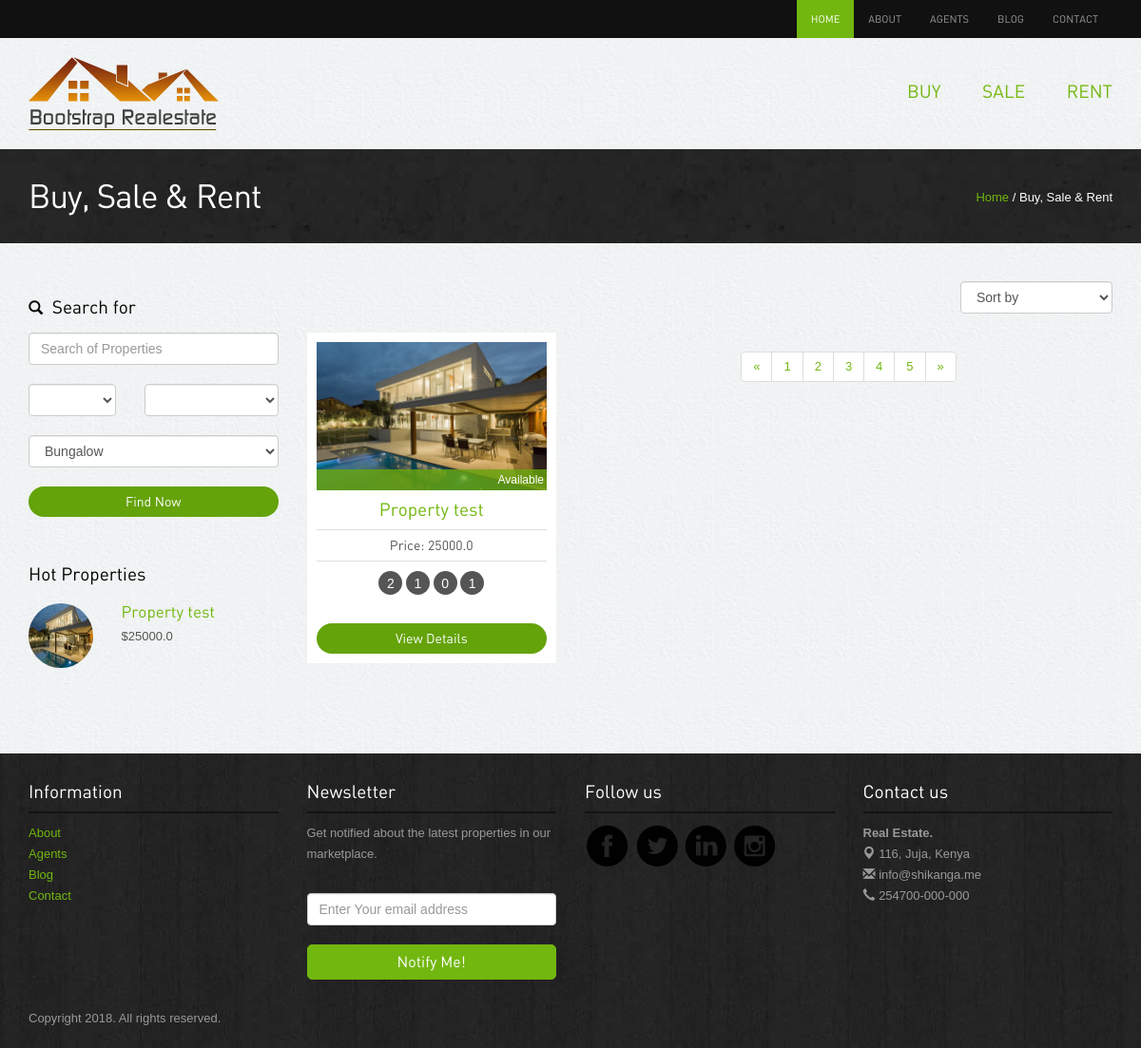
The app's page /property/list.html with its own data.
### property/models.py (models this page shows, shortened)
class Property(models.Model) :
    name = models.CharField(max_length=100)
    agent = models.ForeignKey(Agent, on_delete=models.SET_NULL, null=True, verbose_name='Agent')
    price = models.FloatField(verbose_name='Property Price')
    description = models.TextField(verbose_name='Property Details')
    location = models.CharField(max_length=200, verbose_name='Property Location')
    property_type = models.ForeignKey(PropertyType, on_delete=models.SET_NULL, null=True, verbose_name='Property Type')
    sale_type = models.CharField(max_length=100, verbose_name='Type of Sale')
    date_added = models.DateField(default=timezone.now, verbose_name='Date Registered')
    bedrooms = models.IntegerField(default=0, verbose_name='Number of Bedrooms')
    kitchens = models.IntegerField(default=0, verbose_name='Number of Kitchens')
    living_rooms = models.IntegerField(default=0, verbose_name='Number of Living Rooms')
    parking = models.IntegerField(default=0, verbose_name='Number of Parking Lots')
    picture_1 = models.ImageField(upload_to=os.path.join("media", "property"))
    picture_2 = models.ImageField(blank=True, null=True, upload_to=os.path.join("media", "property"))
    picture_3 = models.ImageField(blank=True, null=True, upload_to=os.path.join("media", "property"))
    picture_4 = models.ImageField(blank=True, null=True, upload_to=os.path.join("media", "property"))
    availability = models.BooleanField(default=True)
    class Meta :
        verbose_name_plural = 'Properties'
        ordering =['name', 'price']

### property/views.py (the view)
# urls.py: path('list.html', views.PropertyListView.as_view(), name='list'),
class PropertyListView(ListView):
    paginate_by = 10
    extra_context = {
        'hot_property_list': hot_properties(4)
    }
    def get_queryset(self):
        name = self.request.GET.get("name")
        property_type = self.request.GET.get("property_type")
        min_price = self.request.GET.get("min")
        max_price = self.request.GET.get("max")
        property_list = Property.objects.all()
        if name is not None:
            property_list = property_list.filter(name__icontains=name)
        if property_type is not None:
            property_list = property_list.filter(property_type=property_type)
        if min_price is not None and min_price is not "":
            property_list = property_list.filter(price__gte=float(min_price))
        if max_price is not None and max_price is not "":
            property_list = property_list.filter(price__lte=float(max_price))
        return property_list
    model = Property

### real_estate/context_processor.py (called while the page is built)
def site_details(request):
    context_data = dict()
    context_data['custom_site_name'] = "Real Estate"
    context_data['custom_site_author'] = "Jerry Shikanga"
    context_data['custom_site_keywords'] = "real estate, project"
    context_data['custom_site_telephone'] = '254700-000-000'
    context_data['custom_site_email'] = 'info@shikanga.me'
    context_data['custom_site_address'] = '116, Juja, Kenya'
    context_data['property_type_list'] = PropertyType.objects.all()
    return context_data

### templates/property/property_list.html (shortened to what this page needs)
{% extends 'base.html' %}
{% load static %}
{% block content %}
<div class="inside-banner">
  <div class="container">
    <span class="pull-right"><a href="index.php">Home</a> / Buy, Sale & Rent</span>
    <h2>Buy, Sale & Rent</h2>
</div>
</div>
<div class="container">
<div class="properties-listing spacer">
<div class="row">
<div class="col-lg-3 col-sm-4 ">
  <div class="search-form"><h4><span class="glyphicon glyphicon-search"></span> Search for</h4>
    <form method="get" action="{% url 'property:list' %}">
            <input type="text" class="form-control" placeholder="Search of Properties" name="name">
    <div class="row">
            <div class="col-lg-5">
              <select class="form-control" name="min">
                  <option value=""></option>
                  <option value="0">$0</option>
              </select>
            </div>
            <div class="col-lg-7">
              <select class="form-control" name="max">
                <option value=""></option>
                <option value="100000">$100, 000</option>
              </select>
            </div>
          </div>
          <div class="row">
          <div class="col-lg-12">
              <select class="form-control" name="property_type">
                  {% for type in property_type_list %}
                      <option value="{{ type.id }}">{{ type.name }}</option>
                  {% endfor %}
              </select>
              </div>
          </div>
          <button class="btn btn-primary" type="submit">Find Now</button>
    </form>
  </div>
    <div class="hot-properties hidden-xs">
        <h4>Hot Properties</h4>
        {% for property in hot_property_list %}
            <div class="row">
                <div class="col-lg-4 col-sm-5">
                    <img src="{{ MEDIA_URL }}{{ property.picture_1 }}" class="img-responsive img-circle" alt="properties">
                </div>
                <div class="col-lg-8 col-sm-7">
                <h5><a href="{% url 'property:detail' property.id %}">{{ property.name }}</a></h5>
                <p class="price">${{ property.price }}</p> </div>
            </div>
        {% endfor %}
    </div>
</div>
<div class="col-lg-9 col-sm-8">
<div class="sortby clearfix">
  <div class="pull-right">
  <select class="form-control">
  <option>Sort by</option>
</select></div>
</div>
<div class="row">
    {% for property in property_list %}
        <div class="col-lg-4 col-sm-6">
        <div class="properties">
            <div class="image-holder"><img src="{{ MEDIA_URL }}{{ property.picture_1 }}" class="img-responsive" alt="{{ property.name }}">
                <div class="status sold">
                    {% if property.availability %}
                        Available
                    {% else %}
                        Sold
                    {% endif %}
                </div>
            </div>
        <h4><a href="{% url 'property:detail' property.id %}">{{ property.name }}</a></h4>
        <p class="price">Price: {{ property.price }}</p>
        <div class="listing-detail">
            <span data-toggle="tooltip" data-placement="bottom" data-original-title="Bed Room">{{ property.bedrooms }}</span>
            <span data-toggle="tooltip" data-placement="bottom" data-original-title="Living Room">{{ property.living_rooms }}</span>
            <span data-toggle="tooltip" data-placement="bottom" data-original-title="Parking">{{ property.parking }}</span>
            <span data-toggle="tooltip" data-placement="bottom" data-original-title="Kitchen">{{ property.kitchens }}</span>
        </div>
        <a class="btn btn-primary" href="{% url 'property:detail' property.id %}">View Details</a>
      </div>
      </div>
    {% endfor %}
      <div class="center">
        <ul class="pagination">
          <li><a href="#">«</a></li>
          <li><a href="#">1</a></li>
          <li><a href="#">2</a></li>
          <li><a href="#">3</a></li>
          <li><a href="#">4</a></li>
          <li><a href="#">5</a></li>
          <li><a href="#">»</a></li>
        </ul>
    </div>
</div>
</div>
</div>
</div>
</div>
{% endblock %}

### static/assets/style.css (style rules this page uses)
body { color:#555; font:normal 13px/22px Arial; background:url(../images/bgmain.png) #eee; }
h1,h2,h3,h4,h5 { font-weight:normal; font-family: din;margin: 0;padding: 0;color: #000 }
h2 { font-size: 35px; letter-spacing: -1px;margin-bottom: 20px; }
h4 { margin: 10px 0; font-size: 19px; }
h5 { margin: 0 0 5px 0; font-size: 17px; }
h4 span { margin-right: 5px; font-size: 15px; }
p { margin-bottom: 30px; }
a { color:#72b70f; text-decoration:none;outline: none; }
.spacer { margin-top: 40px;margin-bottom:40px; }
.center { text-align: center; }
select,input { outline: 0; margin-bottom: 20px; }
.btn { border-radius: 5px; font-family: din; outline: none; }
.btn-primary { background: #64a30a;border:none;width: 100%;border-radius: 20px; }
.properties-listing div.properties { padding: 10px; background-color: #fff;text-align: center; margin-bottom: 20px; }
.properties-listing div.properties .image-holder { position: relative; }
.properties-listing div.properties .status { position: absolute;bottom: 0;z-index: 100;display: block;width: 100%;color: #fff;padding:0 3px;text-align: right; font-size: 12px; }
.properties-listing div.properties p { margin-bottom: 10px; font-size: 14px;border-top: 1px solid #ddd;border-bottom: 1px solid #ddd;padding: 5px 0;font-family: din; }
.listing-detail { margin-bottom: 30px; }
.listing-detail span { color: #fff; width: 25px; height: 25px; background-color: #555;display: inline-block;border-radius:25px; text-align: center;line-height: 26px; font-size: 14px;cursor: crosshair; }
.status.sold { background:rgba(104,167,13,0.8); }
.inside-banner { background:url(../images/bginside.jpg) #222;color: #fff; padding: 30px 0; }
.inside-banner h2 { margin: 0; color: #fff; }
.inside-banner span { margin-top: 10px; }
.search-form { margin-bottom: 50px; }
.search-form h4 { margin: 17px 0; }
.hot-properties { margin-bottom: 50px; }
.hot-properties img { width: 68px; height: 68px; }
.hot-properties h4 { margin-bottom: 20px; }
.hot-properties .row { margin-bottom: 20px; }
.hot-properties .row p { margin-bottom: 5px; }

### records on screen
Property: picture_1 (picture), name "Property test", price "25000.0", availability "Available", bedrooms "2", living_rooms "1", parking "0", kitchens "1"

### other values on screen
{{ custom_site_name }} "Real Estate"
{{ custom_site_address }} "116, Juja, Kenya"
{{ custom_site_email }} "info@shikanga.me"
{{ custom_site_telephone }} "254700-000-000"
form field property_type "Bungalow"
